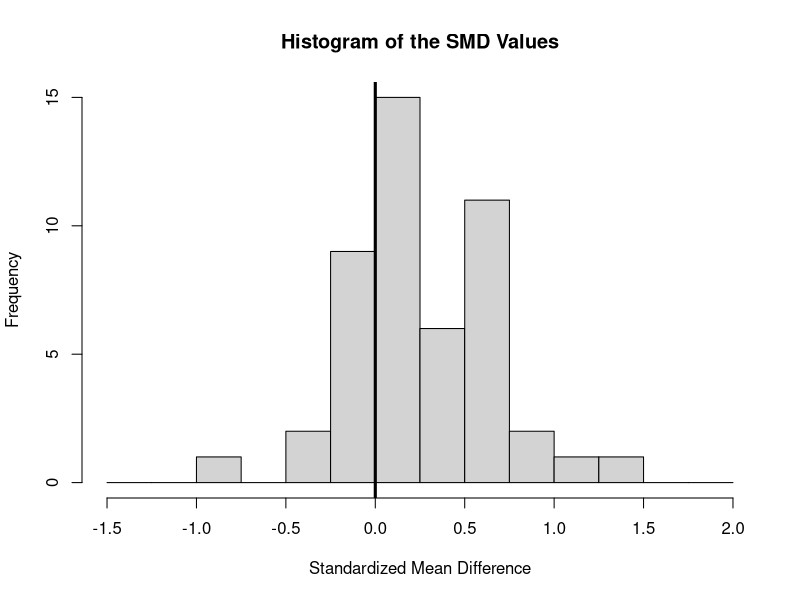
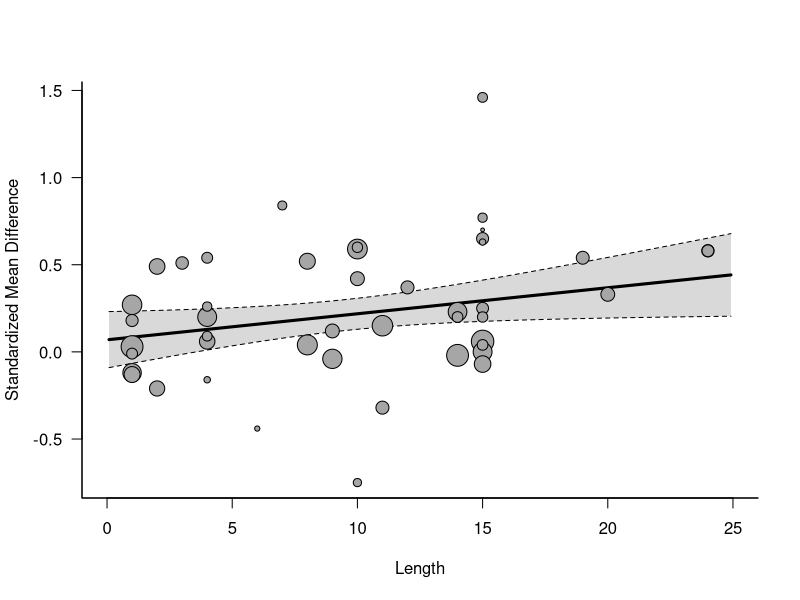
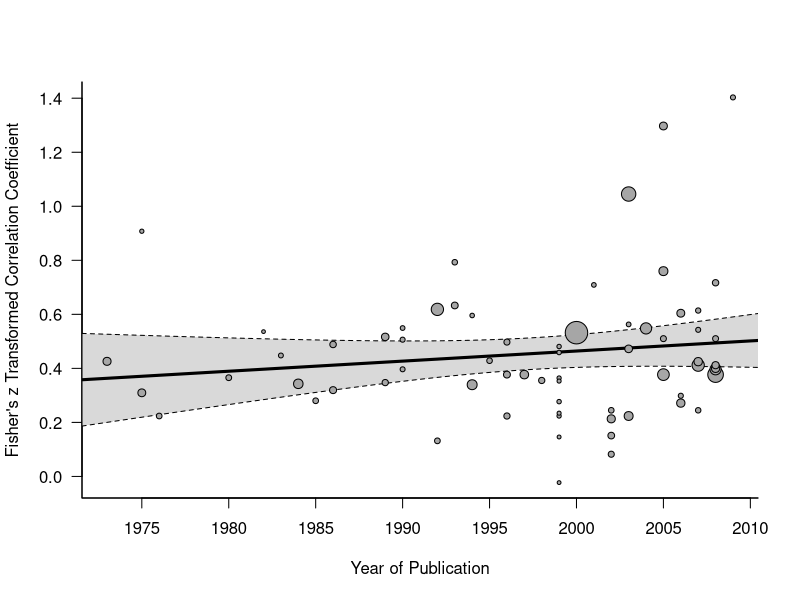
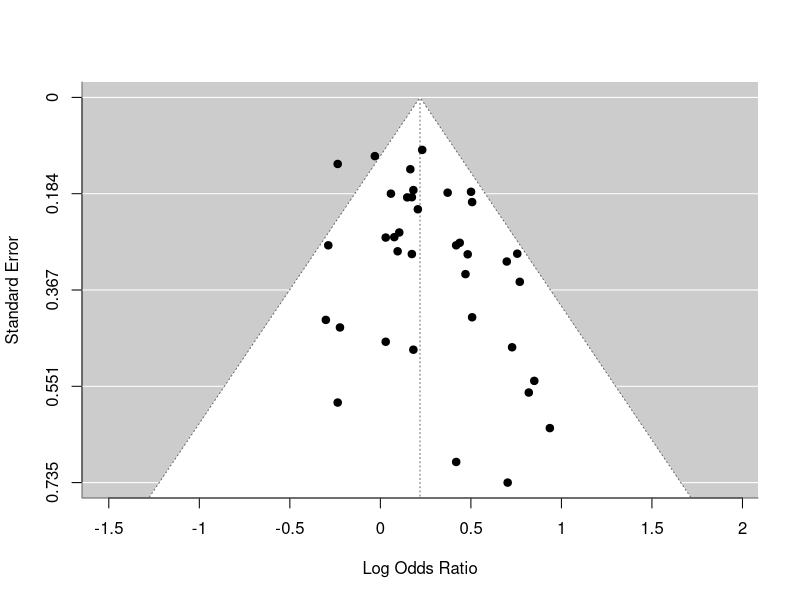
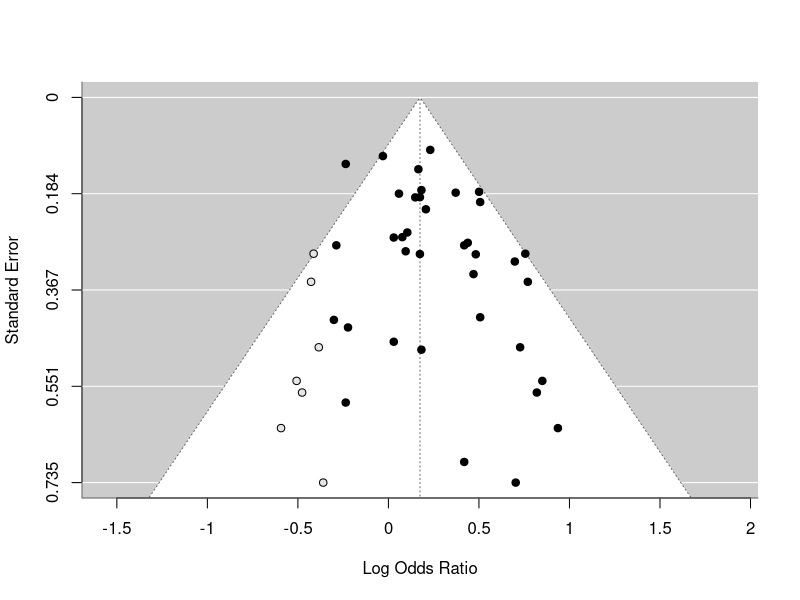
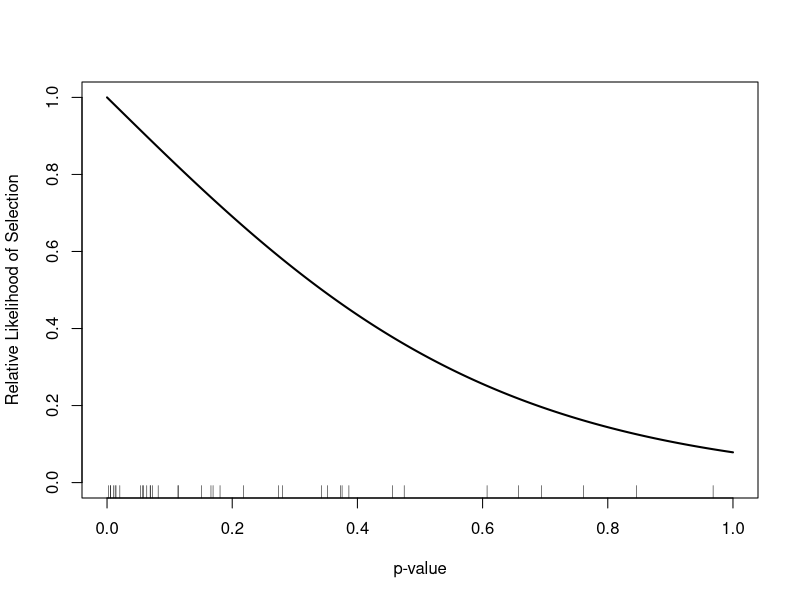

Generate these figures, in order, with R: (Note: this script raises an error after producing the figures.)
############################################################################

# load metafor package
library(metafor)

############################################################################

# meta-analysis examining the effectiveness of school-based writing-to-learn
# interventions on academic achievement
#
# source: Bangert-Drowns, R. L., Hurley, M. M., & Wilkinson, B. (2004). The
# effects of school-based writing-to-learn interventions on academic
# achievement: A meta-analysis. Review of Educational Research, 74(1), 29-58.
# https://doi.org/10.3102/00346543074001029 https://www.jstor.org/stable/3516060
#
# one of the included studies: Ganguli, A. B. (1989). Integrating writing in
# developmental mathematics. College Teaching, 37(4), 140-142.
# https://www.jstor.org/stable/27558364
#
# note: the standardized mean differences are already computed for the studies
# in this dataset, so there is no need to use the escalc() function; positive
# values indicate a higher mean level of academic achievement in the group
# receiving a writing-to-learn intervention compared to the control group

# for a description of the dataset, see:
help(dat.bangertdrowns2004)

# copy data to 'dat'
dat <- dat.bangertdrowns2004
dat

# note: NA = not available (i.e., missing values)

# illustrate the calculation of the SMD for study 14: Ganguli (1989)
escalc(measure="SMD", m1i=342, sd1i=68, n1i=27,
                      m2i=303, sd2i=75, n2i=23)

# fit a random-effects model (use either the DL or REML estimator)
res <- rma(yi, vi, data=dat)
res

# obtain the 95% prediction interval
predict(res, digits=2)

# do the results suggest that writing-to-learn interventions have on average a
# positive effect on academic achievement? if so, how consistent is the effect
# across studies?

# obtain a 95% CIs for tau^2 and I^2
confint(res)

# fit an equal-effects model (as in Bangert-Drowns et al., 2004)
res <- rma(yi, vi, data=dat, method="EE", digits=2)
res

# find the results provided by this model in Bangert-Drowns et al. (2004); do
# you think these are the results that should have been reported in the paper?
# why or why not?

# like Figure 1 in the paper, but without a normal distribution superimposed
# on the histogram, because we do NOT assume that the observed outcomes follow
# a normal distribution (the sampling distributions are assumed to be normal,
# but this does not imply that the observed outcomes are normally distributed)
hist(dat$yi, breaks=seq(-1.5, 2, by=0.25), xlab="Standardized Mean Difference",
     main="Histogram of the SMD Values")
abline(v=0, lwd=3)

# fit mixed-effects meta-regression models with the following moderators (one
# at a time): grade (treated categorically!), length (continuously), wic,
# feedback, info, pers, imag, and meta

# for grade, compute the estimated average SMD for each level
res <- rma(yi, vi, mods = ~ factor(grade), data=dat)
res
predict(res, newmods=c(0,0,0), digits=2)
predict(res, newmods=c(1,0,0), digits=2)
predict(res, newmods=c(0,1,0), digits=2)
predict(res, newmods=c(0,0,1), digits=2)

# for length, compute the estimated average SMD for length equal to 1 and 24
res <- rma(yi, vi, mods = ~ length, data=dat)
res
predict(res, newmods=1,  digits=2)
predict(res, newmods=24, digits=2)

# scatterplot of the SMDs against length with the regression line added
regplot(res, xlim=c(0,25), xlab="Length", las=1, digits=1, bty="l")

# other moderators
rma(yi, vi, mods = ~ wic, data=dat)
rma(yi, vi, mods = ~ feedback, data=dat)
rma(yi, vi, mods = ~ info, data=dat)
rma(yi, vi, mods = ~ pers, data=dat)
rma(yi, vi, mods = ~ imag, data=dat)
rma(yi, vi, mods = ~ meta, data=dat)

# for meta, compute the estimated average SMD for meta=0 and meta=1
res <- rma(yi, vi, mods = ~ meta, data=dat)
res
predict(res, newmods=0, digits=2)
predict(res, newmods=1, digits=2)

# fit a model with multiple moderators and compute some predicted average SMDs
# for various combinations of the moderator values; do you see differences in
# the relevance of particular moderator variables in the model compared to the
# models where each moderator was examined individually?
res <- rma(yi, vi, mods = ~ factor(grade) + length + meta, data=dat)
res

# predicted average SMDs for grade = 2, length = 15, and meta=0/1
predict(res, newmods=c(1,0,0, 15, 0), digits=2)
predict(res, newmods=c(1,0,0, 15, 1), digits=2)

# test the grade factor as a whole (use btt to specify the coefficient numbers
# that you want to include in the omnibus test; here, we want to test the 2nd,
# 3rd, and 4th coefficient)
anova(res, btt=2:4)

# can also specify a string that identifies all coefficients to be tested
anova(res, btt="grade")

############################################################################

# meta-analysis on the relationship between class attendance and class
# performance / grade point average in college students
#
# source: personal communication
#
# original meta-analysis: Crede, M., Roch, S. G., & Kieszczynka, U. M. (2010).
# Class attendance in college: A meta-analytic review of the relationship of
# class attendance with grades and student characteristics. Review of
# Educational Research, 80(2), 272-295. https://doi.org/10.3102/0034654310362998
# https://www.jstor.org/stable/40658464
#
# one of the included studies: Culler, R. E., & Holahan, C. J. (1980). Test
# anxiety and academic performance: The effects of study-related behaviors.
# Journal of Educational Psychology, 72(1), 16-20.
# https://doi.org/10.1037/0022-0663.72.1.16 (note: study 12 in the dataset)
#
# note: the data used in the meta-analysis by Crede et al. (2010) are slightly
# different than the data included in this dataset (but just slightly)

# for a description of the dataset, see:
help(dat.crede2010)

# copy data to 'dat'
dat <- dat.crede2010
dat

# we will focus on the relationship between class attendance and performance
# (i.e., the grade) within the class (i.e., when the criterion is 'grade')

# calculate r-to-z transformed correlations and corresponding sampling variances
# (note: using 'subset' to select those rows where criterion is 'grade')
dat <- escalc(measure="ZCOR", ri=ri, ni=ni, data=dat, subset=criterion=="grade")
dat

# fit a random-effects model
res <- rma(yi, vi, data=dat)
res

# compute the estimated average true correlation, 95% CI, and 95% PI
# note: use the back-transformation transf=transf.ztor
predict(res, transf=transf.ztor, digits=2)

# is there on average a correlation between class attendance and performance?
# if so, how strong is that correlation? how consistent is the correlation
# across studies? what was the estimated average correlation reported in Crede
# et al. (2004)?

# fit a mixed-effects meta-regression model with class as moderator and
# compute the predicted average correlation for non-science and science
# classes
res <- rma(yi, vi, mods = ~ class, data=dat)
res
predict(res, newmods=0, transf=transf.ztor, digits=2)
predict(res, newmods=1, transf=transf.ztor, digits=2)

# fit a mixed-effects meta-regression model with source as moderator
res <- rma(yi, vi, mods = ~ source, data=dat)
res

# compute the predicted average correlations for the three source types; for
# which type is the estimated average correlation the highest / the lowest?
predict(res, newmods=c(0,0), transf=transf.ztor, digits=2)
predict(res, newmods=c(1,0), transf=transf.ztor, digits=2)
predict(res, newmods=c(0,1), transf=transf.ztor, digits=2)

# fit a mixed-effects meta-regression model with the year of publication as
# moderator; does it appear as if the strength of the correlation has changed
# over time? if so, is it getting stronger or weaker?
res <- rma(yi, vi, mods = ~ year, data=dat)
res

# compute the predicted average correlations for 1973, 1999, and 2009
predict(res, newmods=1973, transf=transf.ztor, digits=2)
predict(res, newmods=1999, transf=transf.ztor, digits=2)
predict(res, newmods=2009, transf=transf.ztor, digits=2)

# scatterplot of r-to-z transformed correlations against year of publication
regplot(res, xlab="Year of Publication", las=1, digits=1, bty="l", psize="seinv")

# in Crede et al. (2004), the relationship between the year of publication and
# the correlations was tested with a simple correlation test (but this ignores
# differences in the size of the studies, so not a recommended approach)
cor.test(dat$ri, dat$year)

############################################################################

# note: wait with this part until we have talked about publication bias

# meta-analysis of studies examining the risk of lung cancer due to
# environmental tobacco smoke (ETS) exposure
#
# source: Hackshaw, A. K., Law, M. R., & Wald, N. J. (1997). The accumulated
# evidence on lung cancer and environmental tobacco smoke. British Medical
# Journal, 315(7114), 980–988. https://doi.org/10.1136/bmj.315.7114.980
# https://www.ncbi.nlm.nih.gov/pmc/articles/PMC2127653/
#
# see also: Hackshaw, A. K. (1998). Lung cancer and passive smoking.
# Statistical Methods in Medical Research, 7(2), 119–136.
# https://doi.org/10.1177/096228029800700203
#
# one of the included studies: Fontham, E. T., Correa, P., Reynolds, P.,
# Wu-Williams, A., Buffler, P. A., Greenberg, R. S., Chen, V. W., Alterman,
# T., Boyd, P., Austin, D. F., & Liff, J. (1994). Environmental tobacco smoke
# and lung cancer in nonsmoking women: A multicenter study. Journal of the
# American Medical Association, 271(22), 1752-1759.
# https://doi.org/10.1001/jama.1994.03510460044031
#
# note: this meta-analysis was conducted with log odds ratios (and the values
# are already included in the dataset); in this particular example, you can
# think of these values as more or less the same as log risk ratios (but
# that's not true in general!); the log odds ratios were computed so that
# values greater than 0 indicate an increased risk of cancer in exposed women
# compared to women not exposed to ETS from their spouse

# for a description of the dataset, see:
help(dat.hackshaw1998)

# copy data to 'dat'
dat <- dat.hackshaw1998
dat

# fit a random-effects model
res <- rma(yi, vi, data=dat)
res

# compute the estimated average true odds ratio, 95% CI, and 95% PI
predict(res, transf=exp, digits=2)

# examine the funnel plot for these data; does the plot suggest that some
# studies may be missing? if so, what kinds of studies? (i.e., what kinds of
# effects would those missing studies show?)
funnel(res)

# conduct a failsafe-N analysis; what do the results suggest?
fsn(yi, vi, data=dat)

# conduct the regression test for funnel plot asymmetry; does the test suggest
# that there may be an association between the standard errors of the studies
# and the observed effects?
regtest(res)

# apply the trim and fill method; does the method suggest that some studies
# may be missing (and on which side)? if so (i.e., after their imputation),
# what happens to the estimated effect?
taf <- trimfill(res)
taf

# draw a funnel plot with the 'filled-in' studies added
funnel(taf)

# apply the PET and PEESE methods; what are the estimated effects according to
# these methods?
regtest(res)
regtest(res, predictor="vi")

# fit a 'logistic' selection model (think about the possible direction of the
# selection; what should the 'alternative' argument be set to?); does the
# model suggest a possible selection effect?
sel <- selmodel(res, type="logistic", alternative="greater")
sel
plot(sel)

############################################################################

# note: wait with this part until we have talked about multilevel /
# multivariate models

# back to the meta-analysis by Crede et al. (2010) on the relationship between
# class attendance and performance (i.e., the grade) within the class

# copy data to 'dat'
dat <- dat.crede2010
dat <- escalc(measure="ZCOR", ri=ri, ni=ni, data=dat, subset=criterion=="grade")
dat

# note: some studies included multiple samples; the different samples within
# studies presumably included different subjects and hence the sampling errors
# of the (r-to-z transformed) correlation coefficients can be assumed to be
# independent, but the underlying true outcomes might be correlated

# fit a standard random-effects model
res <- rma(yi, vi, data=dat)
res

# fit a multilevel model with random effects for studies and samples within studies
res <- rma.mv(yi, vi, random = ~ 1 | studyid/sampleid, data=dat)
res

# which one is the larger source of heterogeneity? differences between studies
# or differences in the outcomes within studies? and what is the estimated
# correlation between the true outcomes of different samples within the same
# study?
round(res$sigma2[1] / sum(res$sigma2), digits=4)

# the variance component for between-study heterogeneity is the larger one
# (0.0376 vs 0.0159); the estimated correlation between the true outcomes
# within studies is 0.70

# fit the same model using the multivariate parameterization
res <- rma.mv(yi, vi, random = ~ sampleid | studyid, data=dat)
res

# LRT comparing a standard RE model with the multilevel model
dat$id <- 1:nrow(dat)
res0 <- rma.mv(yi, vi, random = ~ 1 | id, data=dat)
res1 <- rma.mv(yi, vi, random = ~ 1 | studyid/sampleid, data=dat)
anova(res0, res1)

# meta-analysis on the difference between schizophrenia patients and healthy
# controls with respect to their performance on the tower of London test
# (https://en.wikipedia.org/wiki/Tower_of_London_test), a cognitive tasks
# measuring planning ability
#
# source: Knapp, F., Viechtbauer, W., Leonhart, R., Nitschke, K., & Kaller, C.
# P. (2017). Planning performance in schizophrenia patients: A meta-analysis
# of the influence of task difficulty and clinical and sociodemographic
# variables. Psychological Medicine, 47(11), 2002-2016.
# https://doi.org/10.1017/S0033291717000459
#
# note: this meta-analysis was conducted with standardized mean differences
# (the values are already included in the dataset); positive values indicate
# better performance by healthy controls compared to schizophrenia patients

# for a description of the dataset, see:
help(dat.knapp2017)

# copy data to 'dat'
dat <- dat.knapp2017
dat

# note: this is a more complex dataset
#
# 1. studies 2, 3, 9, and 20 included more than one schizophrenia patient
#    group and the standardized mean differences were computed by comparing
#    these groups against a single healthy control group
# 2. studies 6, 12, 14, 15, 18, 19, 22, and 26 had the patients and controls
#    complete different tasks of varying complexity (essentially the average
#    number of moves required to complete a task); study 6 also included two
#    different task types
# 3. study 24 provides two standardized mean differences, one for men and the
#    other for women
# 4. study 29 provides three standardized mean differences, corresponding to
#    the three different COMT Val158Met genotypes (val/val, val/met, met/met)

# all 4 issues described above lead to a multilevel structure in the dataset,
# with multiple standardized mean differences nested within some of the studies;
# issues 1. and 2. also lead to correlated sampling errors

# fit a standard random-effects model ignoring these issues
res <- rma(yi, vi, data=dat)
res

# fit a multilevel model with random effects for studies (variable 'study')
# and comparisons within studies (variable 'comp')
res <- rma.mv(yi, vi, random = ~ 1 | study/comp, data=dat)
res

# construct an approximate V matrix assuming a correlation of 0.4 for sampling
# errors of different comparisons within the same study
V <- vcalc(vi, cluster=study, obs=comp, data=dat, rho=0.4)

# fit again the same multilevel model, but now use the V matrix in the model
res <- rma.mv(yi, V, random = ~ 1 | study/comp, data=dat)
res

# use cluster-robust inference methods based on this model
robust(res, cluster=dat$study)
robust(res, cluster=dat$study, clubSandwich=TRUE)

# examine if task difficulty is a potential moderator of the effect
res <- rma.mv(yi, V, mods = ~ difficulty, random = ~ 1 | study/comp, data=dat)
res
robust(res, cluster=dat$study, clubSandwich=TRUE)

# draw bubble plot (CI for regression line based on the robust() results)
sav <- robust(res, cluster=dat$study, clubSandwich=TRUE)
regplot(sav, xlab="Task Difficulty", ylab="Standardized Mean Difference",
        las=1, digits=1, bty="l")

############################################################################
